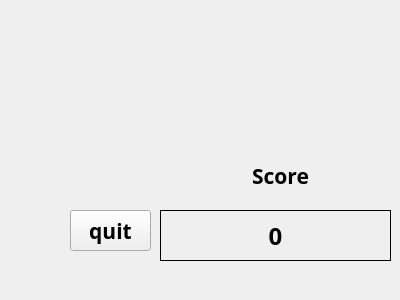
<?xml version="1.0" encoding="UTF-8"?>
<ui version="4.0">
 <class>result</class>
 <widget class="QWidget" name="result">
  <property name="geometry">
   <rect>
    <x>0</x>
    <y>0</y>
    <width>400</width>
    <height>300</height>
   </rect>
  </property>
  <property name="windowTitle">
   <string>result</string>
  </property>
  <widget class="QLabel" name="score">
   <property name="geometry">
    <rect>
     <x>160</x>
     <y>210</y>
     <width>231</width>
     <height>51</height>
    </rect>
   </property>
   <property name="font">
    <font>
     <family>Bradley Hand ITC</family>
     <pointsize>18</pointsize>
     <weight>75</weight>
     <italic>false</italic>
     <bold>true</bold>
    </font>
   </property>
   <property name="frameShape">
    <enum>QFrame::Box</enum>
   </property>
   <property name="text">
    <string>0</string>
   </property>
   <property name="alignment">
    <set>Qt::AlignCenter</set>
   </property>
  </widget>
  <widget class="QLabel" name="label">
   <property name="geometry">
    <rect>
     <x>240</x>
     <y>160</y>
     <width>81</width>
     <height>31</height>
    </rect>
   </property>
   <property name="font">
    <font>
     <family>Bradley Hand ITC</family>
     <pointsize>16</pointsize>
     <weight>75</weight>
     <bold>true</bold>
    </font>
   </property>
   <property name="styleSheet">
    <string notr="true"/>
   </property>
   <property name="text">
    <string>Score</string>
   </property>
   <property name="alignment">
    <set>Qt::AlignCenter</set>
   </property>
  </widget>
  <widget class="QLabel" name="star3">
   <property name="geometry">
    <rect>
     <x>90</x>
     <y>40</y>
     <width>71</width>
     <height>71</height>
    </rect>
   </property>
   <property name="frameShape">
    <enum>QFrame::NoFrame</enum>
   </property>
   <property name="text">
    <string/>
   </property>
  </widget>
  <widget class="QLabel" name="star1">
   <property name="geometry">
    <rect>
     <x>40</x>
     <y>120</y>
     <width>71</width>
     <height>71</height>
    </rect>
   </property>
   <property name="frameShape">
    <enum>QFrame::NoFrame</enum>
   </property>
   <property name="text">
    <string/>
   </property>
  </widget>
  <widget class="QLabel" name="star2">
   <property name="geometry">
    <rect>
     <x>150</x>
     <y>120</y>
     <width>71</width>
     <height>71</height>
    </rect>
   </property>
   <property name="styleSheet">
    <string notr="true"/>
   </property>
   <property name="frameShape">
    <enum>QFrame::NoFrame</enum>
   </property>
   <property name="text">
    <string/>
   </property>
  </widget>
  <widget class="QLabel" name="fail">
   <property name="geometry">
    <rect>
     <x>70</x>
     <y>60</y>
     <width>251</width>
     <height>81</height>
    </rect>
   </property>
   <property name="font">
    <font>
     <family>Bradley Hand ITC</family>
     <pointsize>20</pointsize>
     <weight>75</weight>
     <bold>true</bold>
    </font>
   </property>
   <property name="text">
    <string/>
   </property>
   <property name="alignment">
    <set>Qt::AlignCenter</set>
   </property>
  </widget>
  <widget class="QPushButton" name="pushButton_2">
   <property name="geometry">
    <rect>
     <x>70</x>
     <y>210</y>
     <width>81</width>
     <height>41</height>
    </rect>
   </property>
   <property name="font">
    <font>
     <family>Bradley Hand ITC</family>
     <pointsize>16</pointsize>
     <weight>75</weight>
     <bold>true</bold>
    </font>
   </property>
   <property name="text">
    <string>quit</string>
   </property>
  </widget>
 </widget>
 <resources/>
 <connections/>
</ui>
